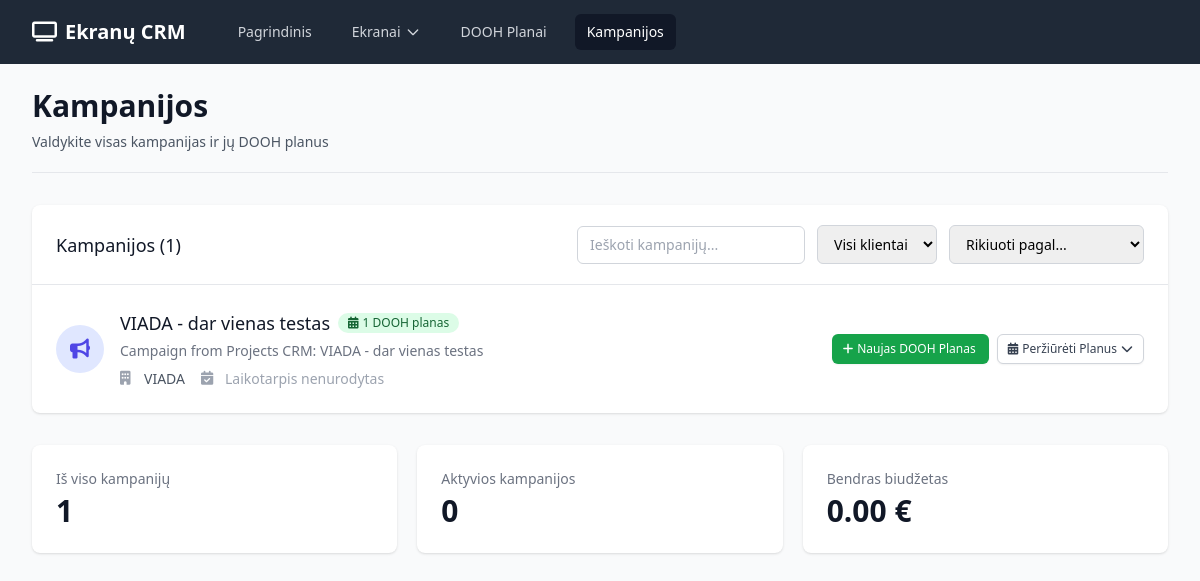
The page /campaigns on the database as committed earlier.
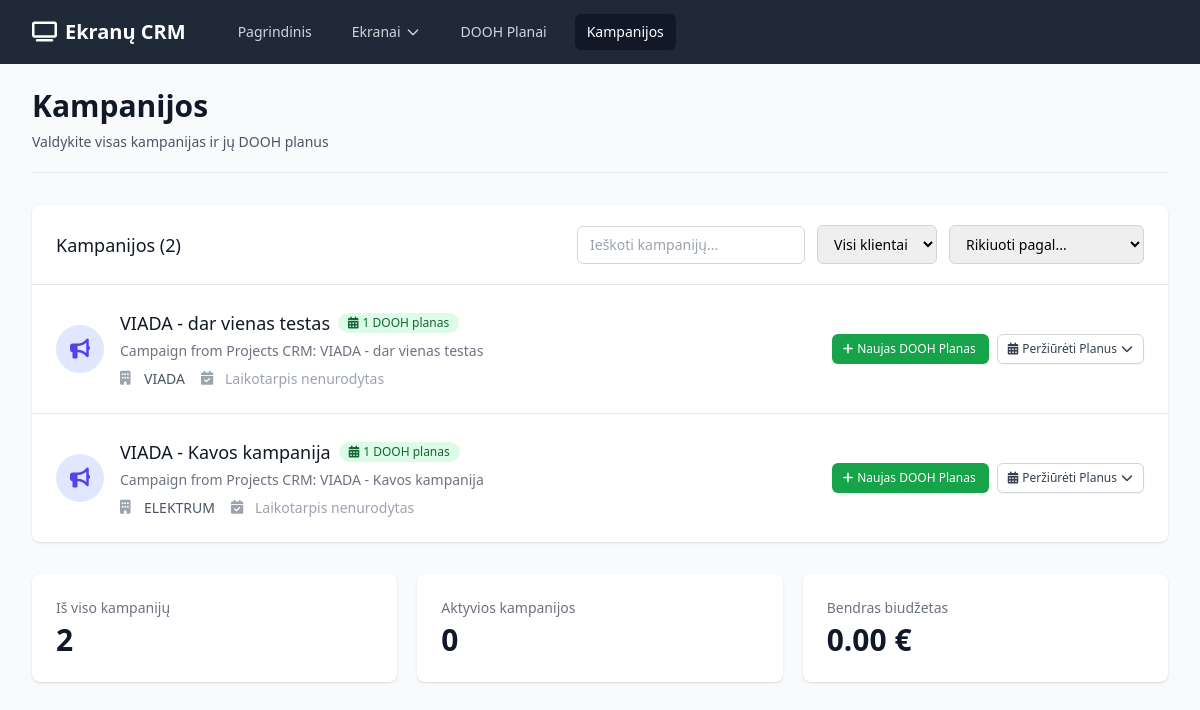
The same page on the database as committed later.
### app.py (models this page shows)
class Campaign(db.Model):
    id = db.Column(db.Integer, primary_key=True)
    client_id = db.Column(db.Integer, db.ForeignKey('client.id'), nullable=False)
    name = db.Column(db.String(100), nullable=False)
    description = db.Column(db.Text)
    start_date = db.Column(db.Date)
    end_date = db.Column(db.Date)
    budget = db.Column(db.Float)
    created_at = db.Column(db.DateTime, default=datetime.utcnow)
    dooh_plans = db.relationship('DOOHPlan', backref='campaign', lazy=True, cascade='all, delete-orphan')

class Client(db.Model):
    id = db.Column(db.Integer, primary_key=True)
    name = db.Column(db.String(100), nullable=False)
    email = db.Column(db.String(100))
    phone = db.Column(db.String(20))
    contact_person = db.Column(db.String(100))
    company = db.Column(db.String(100))
    created_at = db.Column(db.DateTime, default=datetime.utcnow)
    campaigns = db.relationship('Campaign', backref='client', lazy=True, cascade='all, delete-orphan')

### app.py (the view)
@app.route('/campaigns')
def campaigns():
    campaigns = Campaign.query.all()
    return render_template('campaigns.html', campaigns=campaigns)

### templates/campaigns.html (shortened to what the changed rows need)
{% extends "base.html" %}
{% block content %}
<div class="pb-5 border-b border-gray-200 mb-8">
    <div class="flex justify-between items-center">
        <div>
            <h1 class="text-3xl font-bold text-gray-900">Kampanijos</h1>
        </div>
    </div>
</div>
{% if campaigns %}
<div class="bg-white shadow overflow-hidden sm:rounded-lg mb-8">
    <div class="px-4 py-5 sm:px-6">
        <div class="flex justify-between items-center">
            <h3 class="text-lg leading-6 font-medium text-gray-900">Kampanijos ({{ campaigns|length }})</h3>
            <div class="flex items-center space-x-3">
                <input type="text" id="campaignFilter" placeholder="Ieškoti kampanijų..."
                       class="px-3 py-2 border border-gray-300 rounded-md text-sm focus:outline-none focus:ring-indigo-500 focus:border-indigo-500">
                <select id="filterClient" class="px-3 py-2 border border-gray-300 rounded-md text-sm focus:outline-none focus:ring-indigo-500 focus:border-indigo-500">
                    <option value="">Visi klientai</option>
                    {% set clients = [] %}
                    {% for campaign in campaigns %}
                        {% if campaign.client.name not in clients %}
                            {% set _ = clients.append(campaign.client.name) %}
                        {% endif %}
                    {% endfor %}
                </select>
                <select id="sortBy" class="px-3 py-2 border border-gray-300 rounded-md text-sm focus:outline-none focus:ring-indigo-500 focus:border-indigo-500">
                    <option value="">Rikiuoti pagal...</option>
                </select>
            </div>
        </div>
    </div>
    <div class="border-t border-gray-200">
        <ul class="divide-y divide-gray-200" id="campaignsList">
            {% for campaign in campaigns %}
            <li class="campaign-item hover:bg-gray-50" data-client="{{ campaign.client.name }}">
                <div class="px-4 py-6 sm:px-6">
                    <div class="flex items-center justify-between">
                        <div class="flex items-center">
                            <div class="flex-shrink-0">
                                <div class="h-12 w-12 rounded-full bg-indigo-100 flex items-center justify-center">
                                    <i class="fas fa-bullhorn text-indigo-600 text-xl"></i>
                                </div>
                            </div>
                            <div class="ml-4">
                                <div class="flex items-center">
                                    <p class="text-lg font-medium text-gray-900 campaign-name">{{ campaign.name }}</p>
                                    <div class="ml-2 flex space-x-1">
                                        {% if campaign.dooh_plans|length > 0 %}
                                        <span class="inline-flex items-center px-2.5 py-0.5 rounded-full text-xs font-medium bg-green-100 text-green-800">
                                            <i class="fas fa-calendar-alt mr-1"></i>
                                            {{ campaign.dooh_plans|length }} DOOH {{ 'planas' if campaign.dooh_plans|length == 1 else 'planai' }}
                                        </span>
                                        {% endif %}
                                    </div>
                                </div>
                                {% if campaign.description %}
                                <p class="mt-1 text-sm text-gray-500">{{ campaign.description[:100] }}{% if campaign.description|length > 100 %}...{% endif %}</p>
                                {% endif %}
                                <div class="mt-2 flex items-center space-x-4 text-sm">
                                    <div class="flex items-center text-gray-600">
                                        <i class="fas fa-building w-4 h-4 mr-2 text-gray-400"></i>
                                        <span class="campaign-client">{{ campaign.client.name }}</span>
                                    </div>
                                    <div class="flex items-center text-gray-600">
                                        <i class="fas fa-calendar-check w-4 h-4 mr-2 text-gray-400"></i>
                                        <span>
                                            {% if campaign.start_date and campaign.end_date %}
                                                {{ campaign.start_date.strftime('%Y-%m-%d') }} - {{ campaign.end_date.strftime('%Y-%m-%d') }}
                                            {% elif campaign.start_date %}
                                                Nuo {{ campaign.start_date.strftime('%Y-%m-%d') }}
                                            {% elif campaign.end_date %}
                                                Iki {{ campaign.end_date.strftime('%Y-%m-%d') }}
                                            {% else %}
                                                <span class="text-gray-400">Laikotarpis nenurodytas</span>
                                            {% endif %}
                                        </span>
                                    </div>
                                </div>
                            </div>
                        </div>
                        <div class="flex items-center space-x-2">
                            <a href="{{ url_for('new_dooh_plan') }}?campaign_id={{ campaign.id }}"
                               class="inline-flex items-center px-3 py-1.5 border border-transparent text-xs font-medium rounded-md shadow-sm text-white bg-green-600 hover:bg-green-700 focus:outline-none focus:ring-2 focus:ring-offset-2 focus:ring-green-500">
                                <i class="fas fa-plus -ml-0.5 mr-1"></i>
                                Naujas DOOH Planas
                            </a>
                            {% if campaign.dooh_plans|length > 0 %}
                            <div class="relative inline-block text-left">
                                <button type="button" onclick="toggleDropdown('dropdown-{{ campaign.id }}')"
                                        class="inline-flex items-center px-3 py-1.5 border border-gray-300 shadow-sm text-xs font-medium rounded-md text-gray-700 bg-white hover:bg-gray-50 focus:outline-none focus:ring-2 focus:ring-offset-2 focus:ring-indigo-500">
                                    <i class="fas fa-calendar-alt -ml-0.5 mr-1"></i>
                                    Peržiūrėti Planus
                                    <i class="fas fa-chevron-down ml-1 -mr-0.5"></i>
                                </button>
                            </div>
                            {% endif %}
                        </div>
                    </div>
                </div>
            </li>
            {% endfor %}
        </ul>
    </div>
</div>
<div class="grid grid-cols-1 gap-5 sm:grid-cols-3">
    <div class="bg-white overflow-hidden shadow rounded-lg">
        <div class="px-4 py-5 sm:p-6">
            <dt class="text-sm font-medium text-gray-500 truncate">Iš viso kampanijų</dt>
            <dd class="mt-1 text-3xl font-semibold text-gray-900">{{ campaigns|length }}</dd>
        </div>
    </div>
    <div class="bg-white overflow-hidden shadow rounded-lg">
        <div class="px-4 py-5 sm:p-6">
            <dt class="text-sm font-medium text-gray-500 truncate">Aktyvios kampanijos</dt>
            {% set active_count = campaigns|selectattr('start_date')|selectattr('end_date')|list|length %}
            <dd class="mt-1 text-3xl font-semibold text-gray-900">{{ active_count }}</dd>
        </div>
    </div>
    <div class="bg-white overflow-hidden shadow rounded-lg">
        <div class="px-4 py-5 sm:p-6">
            <dt class="text-sm font-medium text-gray-500 truncate">Bendras biudžetas</dt>
            {% set total_budget = 0 %}
            {% for campaign in campaigns %}
                {% if campaign.budget %}
                    {% set total_budget = total_budget + campaign.budget %}
                {% endif %}
            {% endfor %}
            <dd class="mt-1 text-3xl font-semibold text-gray-900">{{ "%.2f"|format(total_budget) }} €</dd>
        </div>
    </div>
</div>
{% endif %}
{% endblock %}

Rows that differ between the two databases and show on the page:
added Campaign: name "VIADA - Kavos kampanija", dooh_plans|length "1", dooh_plans "planas", description "Campaign from Projects CRM: VIADA - Kavos kampanija", client.name "ELEKTRUM", shows "Laikotarpis nenurodytas"
Other text that changed with them:
{{ campaigns|length }}: "1" → "2"
